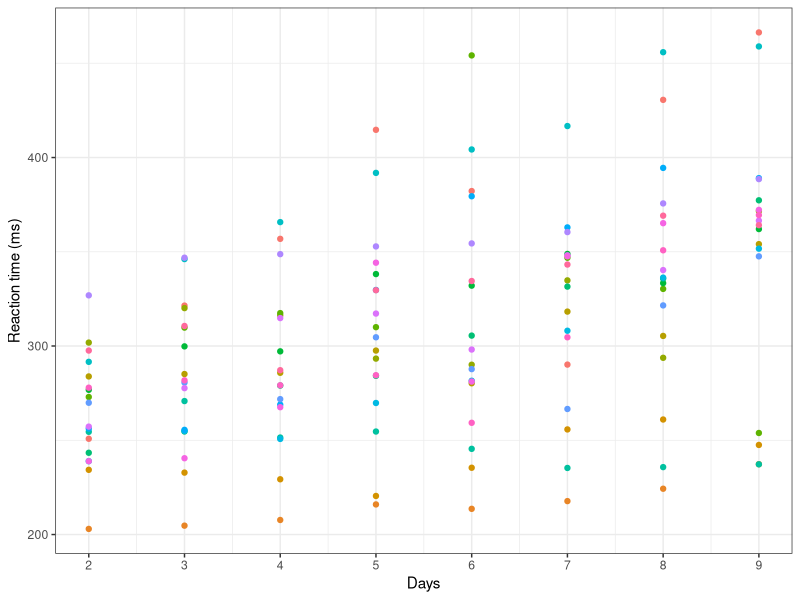
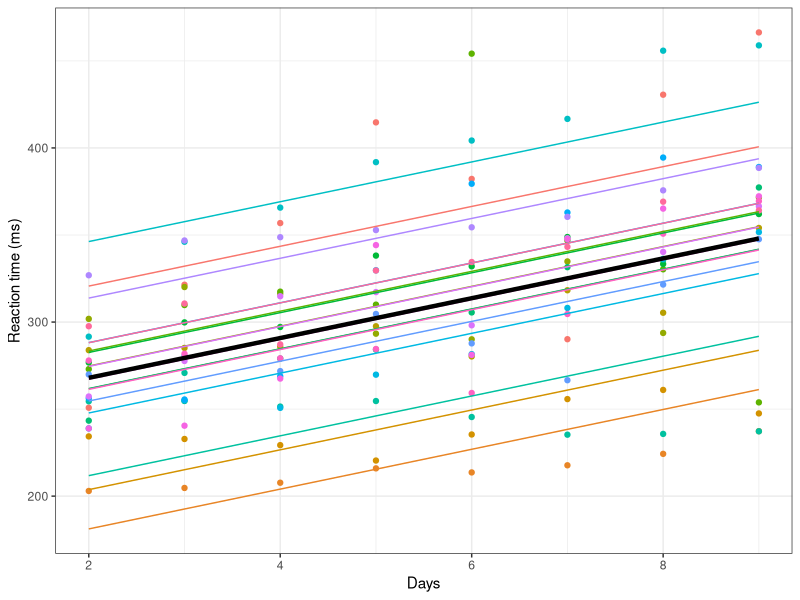
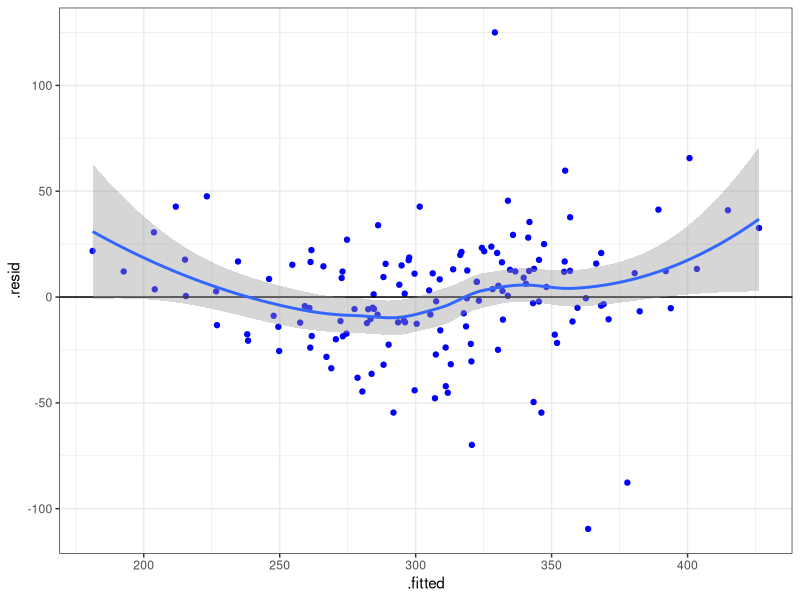
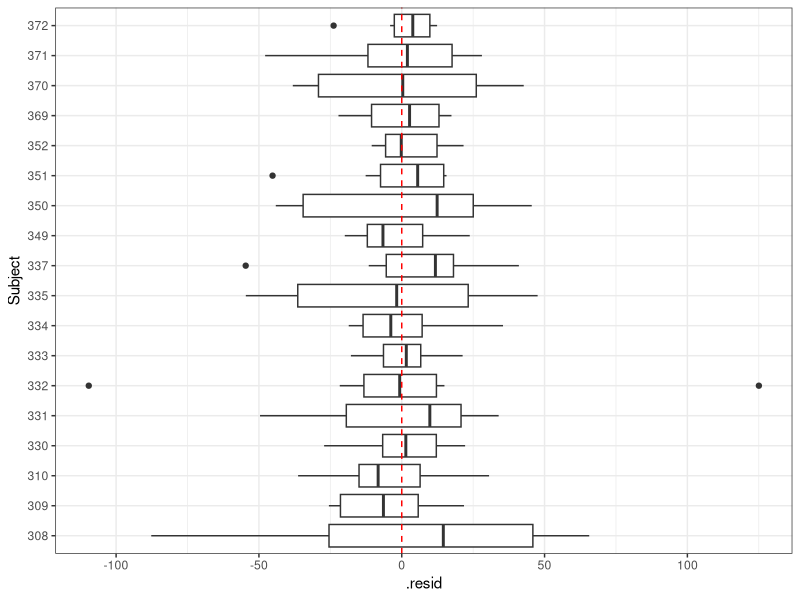
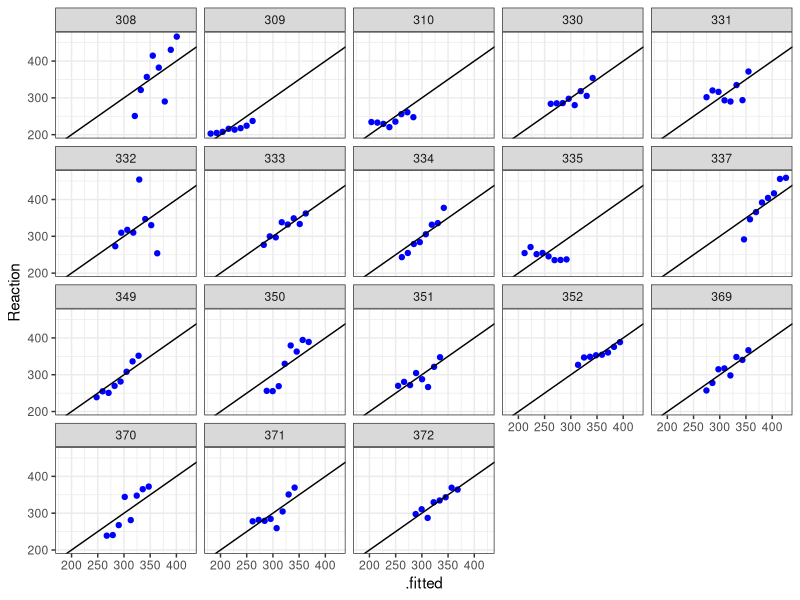
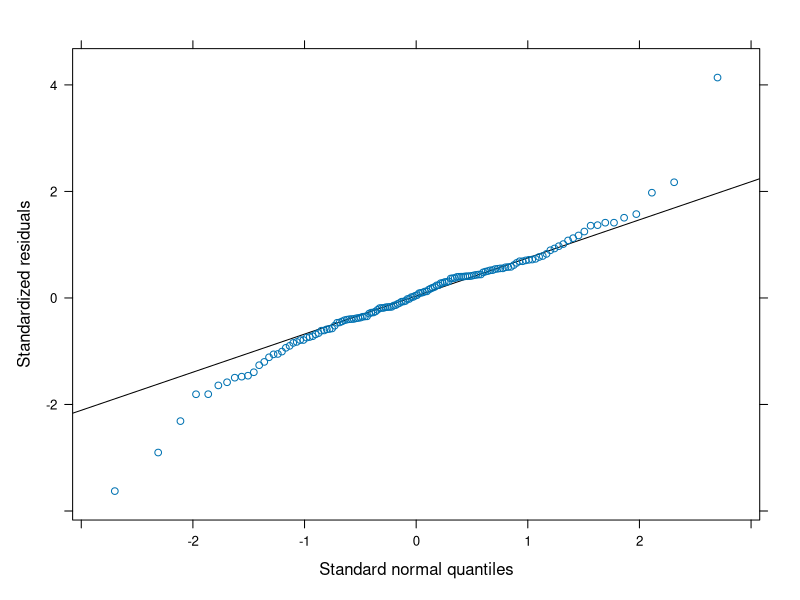
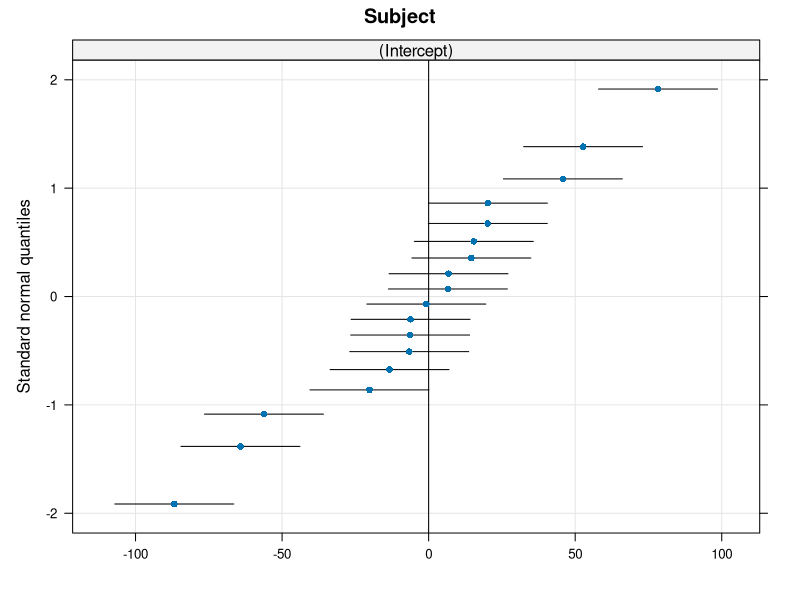
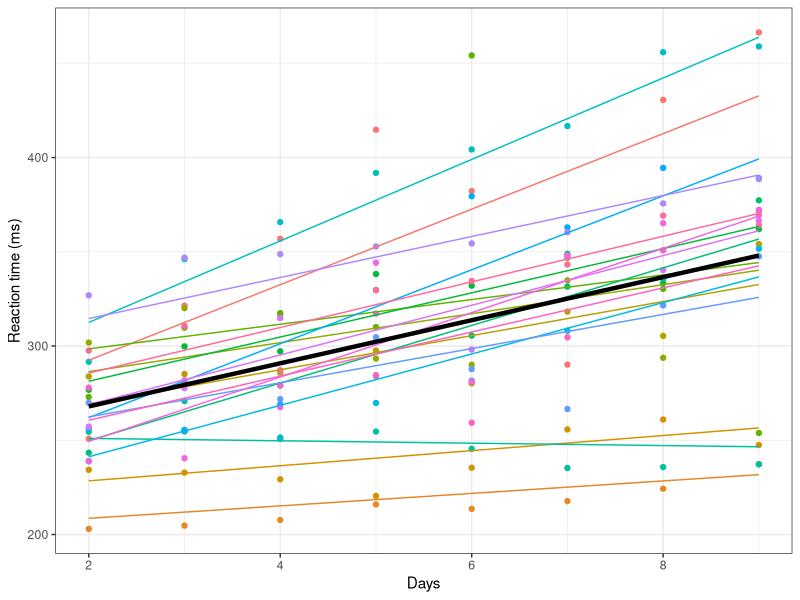

Recreate these plots in R, in order.
## ---- chunk 1
knitr::opts_chunk$set(echo = TRUE)
library(tidyverse)
## ---- chunk 2
library(lme4)
library(lmerTest) # to get approximate p-values
head(sleepstudy)
## ---- chunk 3
# remove training days
sleepstudy <- sleepstudy |> 
  filter(Days > 1)
## ---- chunk 4
# set default theme
theme_set(theme_bw())
ggplot(sleepstudy, aes(x = Days, y = Reaction, colour = Subject)) +
  geom_point(show.legend = FALSE) + # turn off legend
  #better x-axis breaks
  scale_x_continuous(breaks = 2:9) +
  labs(y = "Reaction time (ms)")
  
## ---- chunk 5
mod1 <- lmer(Reaction ~ Days + (1|Subject), data = sleepstudy)
## ---- chunk 6
summary(mod1)
## ---- chunk 7
#ignore random effects - use lm
mod_bad <- lm(Reaction ~ Days, data = sleepstudy)
summary(mod_bad)
## ---- chunk 8
library(broom.mixed)
augment(mod1) |> 
  ggplot(aes(x = Days, y = Reaction, colour = Subject)) +
  geom_point() +
  geom_line(aes(y = .fitted)) +
  geom_line(aes(y = .fixed), colour = "black", size = 1.5) +
  theme(legend.position = "none") +
  labs(y = "Reaction time (ms)")

## ---- chunk 9
a_mod1 <- augment(mod1)
## standardized residuals versus fitted values
ggplot(a_mod1, aes(.fitted, .resid)) + 
  geom_point(colour="blue") +
  geom_hline(yintercept=0) +
  geom_smooth()
## ---- chunk 10
## box-plots of residuals by Subject
ggplot(a_mod1, aes(Subject,.resid)) + 
  geom_boxplot() + 
  geom_hline(yintercept = 0, colour = "red", linetype = "dashed") +
  coord_flip()
## ---- chunk 11
ggplot(a_mod1, aes(.fitted, Reaction)) + 
  geom_point(colour="blue") +
    facet_wrap(~Subject) +
  geom_abline(intercept=0,slope=1)
## ---- chunk 12
#qq plot of residuals
library(lattice)
qqmath(mod1)
## ---- chunk 13
#qq plot of random effects
qqmath(ranef(mod1))
## ---- chunk 14
mod2 <- lmer(Reaction ~ Days + (Days|Subject), data = sleepstudy)
summary(mod2)
## ---- chunk 15
anova(mod1, mod2)
## ---- chunk 16
augment(mod2) |> 
  ggplot(aes(x = Days, y = Reaction, colour = Subject)) +
  geom_point() +
  geom_line(aes(y = .fitted)) +
  geom_line(aes(y = .fixed), colour = "black", size = 1.5) +
  theme(legend.position = "none") +
  labs(y = "Reaction time (ms)")
## ---- chunk 17
a_mod2 <- augment(mod2)
## standardized residuals versus fitted values
ggplot(a_mod2, aes(.fitted, .resid)) + 
  geom_point(colour="blue") +
  geom_hline(yintercept=0) +
  geom_smooth()
## ---- chunk 18
## box-plots of residuals by Subject
ggplot(a_mod2, aes(Subject,.resid)) + 
  geom_boxplot() + 
  coord_flip()
## ---- chunk 19
ggplot(a_mod2, aes(.fitted, Reaction)) + 
  geom_point(colour="blue") +
    facet_wrap(~Subject) +
  geom_abline(intercept=0,slope=1)
## ---- chunk 20
#qq plot of residuals
library(lattice)
qqmath(mod2)
## ---- chunk 21
#qq plot of random effects
qqmath(ranef(mod2))
